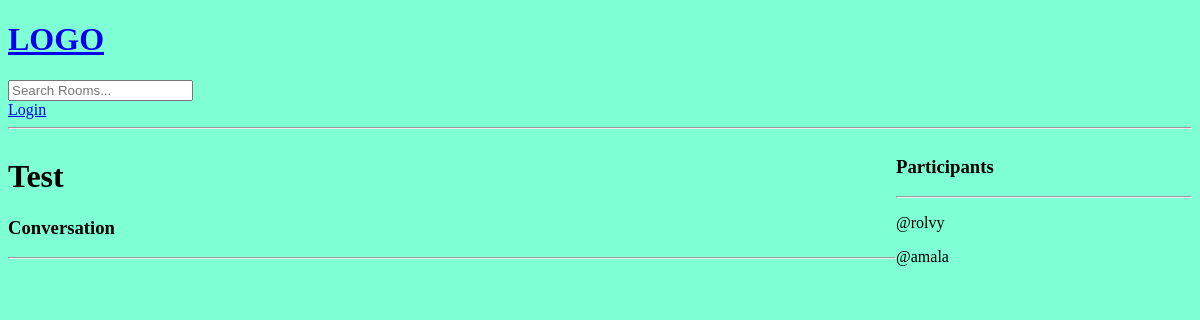
The app's page /room/7/, older data.
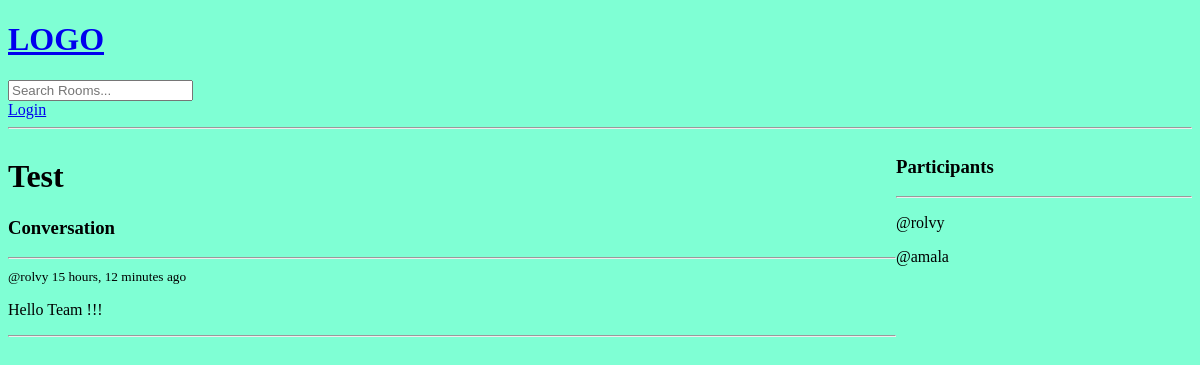
The same page, newer data.
### base/models.py (models this page shows)
class Message(models.Model):
    user = models.ForeignKey(User, on_delete=models.CASCADE)
    room = models.ForeignKey(Room, on_delete=models.CASCADE)
    body = models.TextField()
    updated = models.DateTimeField(auto_now=True)
    created = models.DateTimeField(auto_now_add=True)
    class Meta:
        ordering = ['-updated', '-created']
    def __str__(self):
        return self.body[0:50]

### base/views.py (the view, shortened to what this page needs)
# urls.py: path('room/<str:pk>/', views.room, name="room"),
def room(request, pk):
    room = Room.objects.get(id=pk)
    room_messages = room.message_set.all()
    participants = room.participants.all()
    context = {'room':room, 'room_messages': room_messages,
                'participants': participants}
    return render(request, 'base/room.html', context)

### base/templates/base/room.html (shortened to what this page needs)
{% extends 'main.html' %}
{% block content %}
<div class="room-container">
    <div>
        <h1>{{room.name}}</h1>
        <div class="comment-wrapper">
            <h3>Conversation</h3>
            <hr>
            {% for message in room_messages %}
                <div>
                    <small>@{{message.user}} {{message.created|timesince}} ago</small>
                    <p>{{message}}</p>
                    <hr>
                </div>
            {% endfor %}
        </div>
    </div>
    <div>
        <h3>Participants</h3>
        <hr>
        {% for user in participants %}
            <div>
                <p>@{{user.username}}</p>
            </div>
        {% endfor %}
    </div>
</div>
{% endblock %}

Row changes from the older to the newer data that the page shows:
added Message: user "rolvy", created "15 hours, 12 minutes", body "Hello Team !!!"
